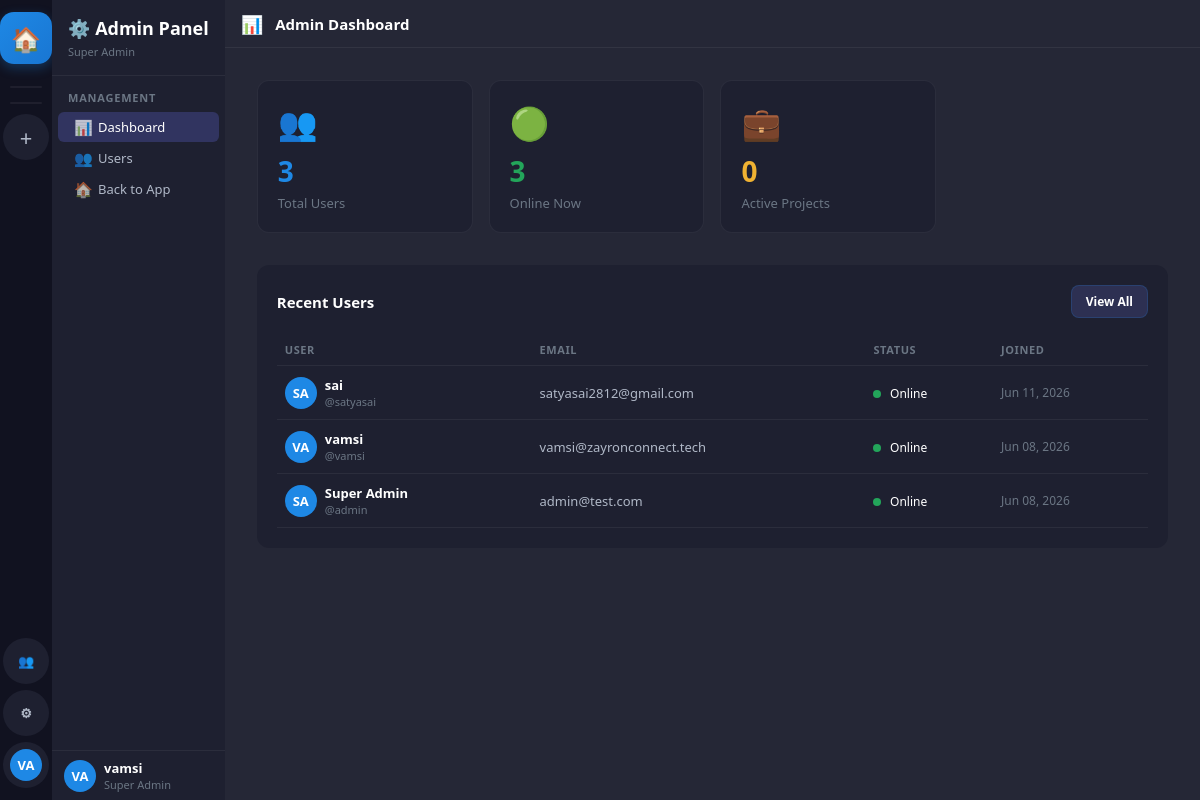
/admin-panel/ (signed in), run on an earlier commit of the app's database.
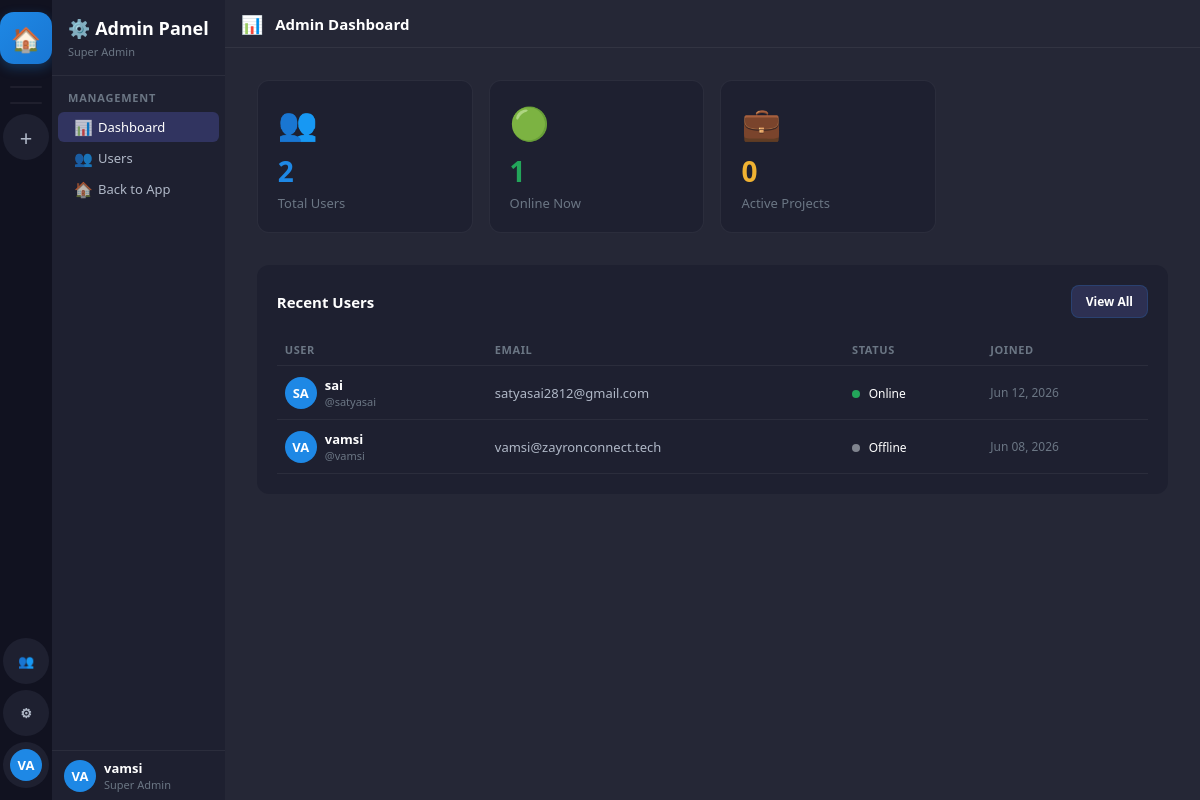
And on a later commit of the database.
### accounts/models.py (models this page shows, shortened)
class User(AbstractUser):
    ROLE_CHOICES = [
        ('super_admin', 'Super Admin'),
        ('hr', 'HR'),
        ('employee', 'Employee'),
    ]
    STATUS_CHOICES = [
        ('online', 'Online'),
        ('offline', 'Offline'),
        ('busy', 'Busy'),
        ('away', 'Away'),
    ]
    display_name = models.CharField(max_length=100, blank=True)
    avatar = models.ImageField(upload_to='avatars/', null=True, blank=True)
    is_super_admin = models.BooleanField(default=False)  # Legacy, kept for compatibility
    role = models.CharField(max_length=20, default='employee', choices=ROLE_CHOICES)
    status = models.CharField(max_length=20, default='offline', choices=STATUS_CHOICES)
    bio = models.TextField(blank=True)
    phone = models.CharField(max_length=20, blank=True)
    created_by = models.ForeignKey('self', on_delete=models.SET_NULL, null=True, blank=True, related_name='created_users')
    can_manage_users = models.BooleanField(default=False)  # Control access to user creation
    can_create_projects = models.BooleanField(default=False)  # Control access to project creation
    must_change_password = models.BooleanField(default=False)  # Force password change on first login
    class Meta:
        db_table = 'zc_users'
    def get_display_name(self):
        return self.display_name or self.get_full_name() or self.username
    def get_status_color(self):
        return {
            'online': '#23a55a',
            'offline': '#80848e',
            'busy': '#f23f43',
            'away': '#f0b232',
        }.get(self.status, '#80848e')
    def get_initials(self):
        name = self.get_display_name()
        parts = name.split()
        if len(parts) >= 2:
            return (parts[0][0] + parts[1][0]).upper()
        return name[:2].upper() if name else 'U'

### accounts/views.py (the view)
# urls.py: path('admin-panel/', views.admin_dashboard, name='admin_dashboard'),
@login_required
def admin_dashboard(request):
    if not (request.user.is_super_admin or request.user.is_staff):
        return redirect('dashboard')
    from workspace.models import Project
    context = {
        'total_users': User.objects.count(),
        'online_users': User.objects.filter(status='online').count(),
        'total_projects': Project.objects.filter(is_active=True).count(),
        'recent_users': User.objects.order_by('-date_joined')[:10],
        'all_projects': request.user.projects.filter(is_active=True),
    }
    return render(request, 'admin_panel/dashboard.html', context)

### templates/admin_panel/dashboard.html (shortened to what this page needs)
{% extends 'base.html' %}
{% block sidebar %}
<nav class="sidebar-channels">
  <div class="sc-header">
    <h2>⚙️ Admin Panel</h2>
    <p style="font-size:11px;color:var(--text-3)">Super Admin</p>
  </div>
  <div class="sc-body">
    <div class="sc-section">
      <div class="sc-section-title">Management</div>
      <a href="/admin-panel/" class="ch-item active">
        <span class="ch-icon">📊</span><span class="ch-name">Dashboard</span>
      </a>
      <a href="/admin-panel/users/" class="ch-item">
        <span class="ch-icon">👥</span><span class="ch-name">Users</span>
      </a>
      <a href="/dashboard/" class="ch-item">
        <span class="ch-icon">🏠</span><span class="ch-name">Back to App</span>
      </a>
    </div>
  </div>
  <div class="sc-userbar">
    <div class="avatar avatar-32" style="background:var(--accent)">{{ user.get_initials }}</div>
    <div style="flex:1;min-width:0"><div class="ub-name">{{ user.get_display_name }}</div><div class="ub-tag">Super Admin</div></div>
  </div>
</nav>
{% endblock %}
{% block content %}
<div class="content-header">
  <span class="ch-icon-lg">📊</span>
  <h3>Admin Dashboard</h3>
</div>
<div class="dashboard-content">
  <div style="display:grid;grid-template-columns:repeat(auto-fill,minmax(200px,1fr));gap:16px;margin-bottom:32px">
    <div style="background:var(--bg-sidebar-r);border-radius:12px;padding:20px;border:1px solid var(--border)">
      <div style="font-size:32px;margin-bottom:8px">👥</div>
      <div style="font-size:28px;font-weight:800;color:var(--accent)">{{ total_users }}</div>
      <div style="font-size:13px;color:var(--text-3);margin-top:4px">Total Users</div>
    </div>
    <div style="background:var(--bg-sidebar-r);border-radius:12px;padding:20px;border:1px solid var(--border)">
      <div style="font-size:32px;margin-bottom:8px">🟢</div>
      <div style="font-size:28px;font-weight:800;color:var(--success)">{{ online_users }}</div>
      <div style="font-size:13px;color:var(--text-3);margin-top:4px">Online Now</div>
    </div>
    <div style="background:var(--bg-sidebar-r);border-radius:12px;padding:20px;border:1px solid var(--border)">
      <div style="font-size:32px;margin-bottom:8px">💼</div>
      <div style="font-size:28px;font-weight:800;color:var(--warn)">{{ total_projects }}</div>
      <div style="font-size:13px;color:var(--text-3);margin-top:4px">Active Projects</div>
    </div>
  </div>
  <div style="background:var(--bg-sidebar-r);border-radius:12px;padding:20px">
    <div style="display:flex;align-items:center;justify-content:space-between;margin-bottom:16px">
      <h3 style="font-size:15px;font-weight:700">Recent Users</h3>
      <a href="/admin-panel/users/" class="btn btn-secondary btn-sm">View All</a>
    </div>
    <table style="width:100%;border-collapse:collapse">
      <thead>
        <tr style="border-bottom:1px solid var(--border)">
          <th style="text-align:left;padding:8px;font-size:11px;color:var(--text-3);text-transform:uppercase;letter-spacing:.6px">User</th>
          <th style="text-align:left;padding:8px;font-size:11px;color:var(--text-3);text-transform:uppercase;letter-spacing:.6px">Email</th>
          <th style="text-align:left;padding:8px;font-size:11px;color:var(--text-3);text-transform:uppercase;letter-spacing:.6px">Status</th>
          <th style="text-align:left;padding:8px;font-size:11px;color:var(--text-3);text-transform:uppercase;letter-spacing:.6px">Joined</th>
        </tr>
      </thead>
      <tbody>
        {% for u in recent_users %}
        <tr style="border-bottom:1px solid var(--border)">
          <td style="padding:10px 8px">
            <div style="display:flex;align-items:center;gap:8px">
              <div class="avatar avatar-32" style="background:var(--accent)">{{ u.get_initials }}</div>
              <div>
                <div style="font-size:13px;font-weight:600">{{ u.get_display_name }}</div>
                <div style="font-size:11px;color:var(--text-3)">@{{ u.username }}</div>
              </div>
            </div>
          </td>
          <td style="padding:10px 8px;font-size:13px;color:var(--text-2)">{{ u.email }}</td>
          <td style="padding:10px 8px">
            <span style="width:8px;height:8px;border-radius:50%;background:{{ u.get_status_color }};display:inline-block;margin-right:5px"></span>
            <span style="font-size:12px">{{ u.get_status_display }}</span>
          </td>
          <td style="padding:10px 8px;font-size:12px;color:var(--text-3)">{{ u.date_joined|date:"M d, Y" }}</td>
        </tr>
        {% endfor %}
      </tbody>
    </table>
  </div>
</div>
{% endblock %}

### templates/base.html (shortened to what this page needs)
<!DOCTYPE html>
<html lang="en">
<head>
<link rel="stylesheet" href="/static/css/main.css">
</head>
<body>
<div class="app-shell">
  <nav class="sidebar-projects" id="sidebar-projects">
    <a href="/dashboard/" class="sp-btn sp-logo" title="Home" onclick="location.reload(); return true">🏠</a>
    <div class="sp-divider"></div>
    <div class="sp-divider"></div>
    {% if user.role == 'super_admin' or user.role == 'hr' or user.can_create_projects %}
    <a href="/project/create/" class="sp-btn" title="New Project">
      <span style="font-size:22px;font-weight:300">+</span>
    </a>
    {% endif %}
    {% if user.role == 'super_admin' or user.role == 'hr' or user.can_manage_users %}
    <a href="{% url 'user_management_unified' %}" class="sp-btn" title="User Management">
      👥
    </a>
    {% endif %}
    {% if user.is_super_admin or user.is_staff %}
    <a href="/admin-panel/" class="sp-btn" title="Admin Panel">
      ⚙
    </a>
    {% endif %}
    <a href="/profile/" class="sp-btn" title="Profile">
      <div class="avatar avatar-32" style="background:var(--accent)">{{ user.get_initials }}</div>
    </a>
  </nav>
  {% block sidebar %}{% endblock %}
  <main class="main-content" id="main-content">
    {% block content %}{% endblock %}
  </main>
</div>
</body>
</html>

What changed in the data, as far as the page shows it:
removed User: get_initials "SA", get_display_name "sai", username "satyasai", email "satyasai2812@gmail.com", status "Online", date_joined "Jun 11, 2026"
removed User: get_initials "SA", get_display_name "Super Admin", username "admin", email "admin@test.com", status "Online", date_joined "Jun 08, 2026"
changed User "VA": status "Online" → "Offline"
added User: get_initials "SA", get_display_name "sai", username "satyasai", email "satyasai2812@gmail.com", status "Online", date_joined "Jun 12, 2026"
Also different on the page:
{{ total_users }}: "3" → "2"
{{ online_users }}: "3" → "1"
